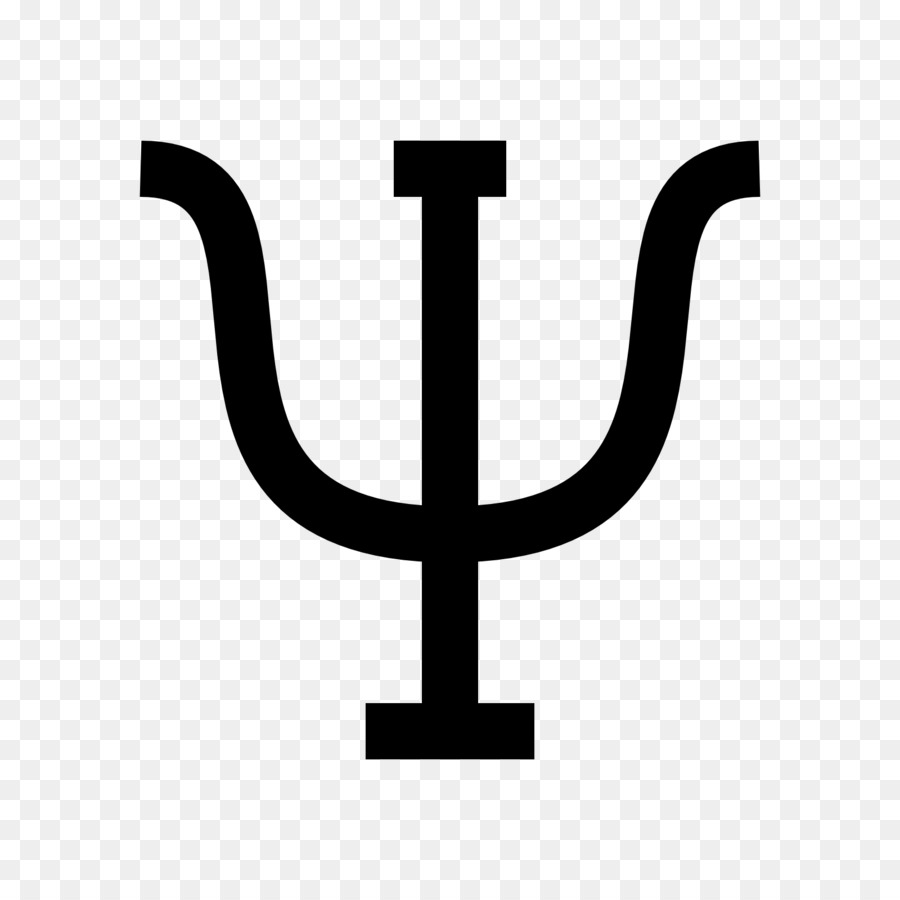
#> input picture Lec_6/PSI.jpg, 900 x 900 px, found by its file name
$ jupyter execute --allow-errors Convolution.ipynb   (older library calls are emulated)
#> lines starting #> are read from the running program, lines starting #| are printed output that depends on the picture; after the words box and inside, x2 and y2 are one past the last pixel; in counts of white or black regions, pixels touching at a corner belong together
<a href="https://colab.research.google.com/github/sraeisi/MachineLearning_Physics/blob/master/Lec_7/Convolution.ipynb" target="_parent"></a>

[cell 1]
import numpy as np
import matplotlib.pyplot as plt

from urllib.request import urlopen
from scipy.misc import imread

import cv2
import os


import warnings
warnings.filterwarnings('ignore')

img_size = 50

# Convolution Operation for Image Processing

Here we go through one of the useful tools in the field of image processing that makes the building block for some of the most powerful neural networks.

I should note that this is not specific to image processing and is well-known in probability, signal processing and may other fields.

[cell 2]
# Take these data z = f(x,y)
## Sometimes, we are looking for universal feaetures that
## are invariant under translation or scaling.


z_v = np.array([ [i>img_size/2 for i in range(img_size) ] for j in range(img_size) ] )
z_h = np.array([ [j>img_size/2 for i in range(img_size) ] for j in range(img_size) ] )
z_45 = np.array([ [j+i>img_size for i in range(img_size) ] for j in range(img_size) ] )
z_list = [z_v, z_h, z_45]
z_titles = ['Vertical Border','Horizontal Border','45 Border']

fig = plt.figure(figsize=(18, 5))
for i in range(3):
  ax = fig.add_subplot(1,3,i+1, title = z_titles[i])
  ax.imshow(z_list[i])
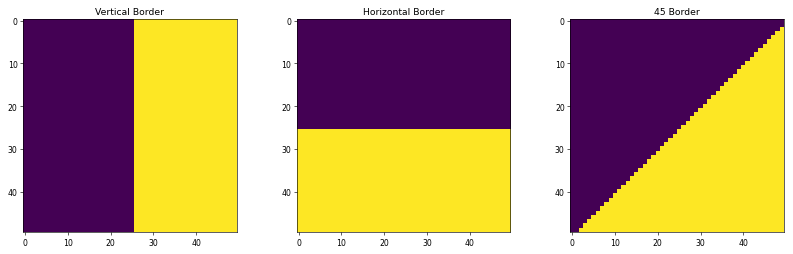
#> figure drawn by matplotlib, 3 panels

Convolution and using kernels is one of the well-known techniques for identifying these properties.

[cell 3]
kern_v = np.array([ [1,0,-1],[1,0,-1], [1,0,-1] ])
kern_h = kern_v.T
kern_45 = np.array([ [1,1,0],[1,0,-1], [0,-1,-1] ])
kern_list = [kern_v, kern_h, kern_45]
kern_titles = ['Vertical filter','Horizontal filter','45 filter']

[cell 4]
from scipy import ndimage

[cell 5]
fig = plt.figure(figsize=(18, 5))
for i in range(3):
  ax = fig.add_subplot(1,3,i+1, title = z_titles[i])
  ax.imshow(ndimage.convolve(z_list[i], kern_v))
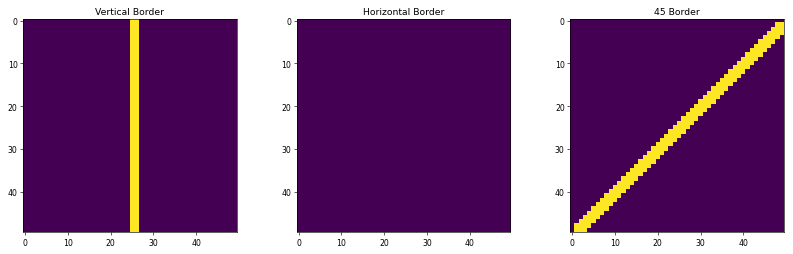
#> figure drawn by matplotlib, 3 panels

[cell 6]
fig = plt.figure(figsize=(18, 12))
for i in range(3):
  for j in range(3):
    ax = fig.add_subplot(3,3,i+3*j+1, title = z_titles[i]+'\n'+kern_titles[j])
    ax.imshow(ndimage.convolve(z_list[i], kern_list[j]))

plt.tight_layout()
plt.show()
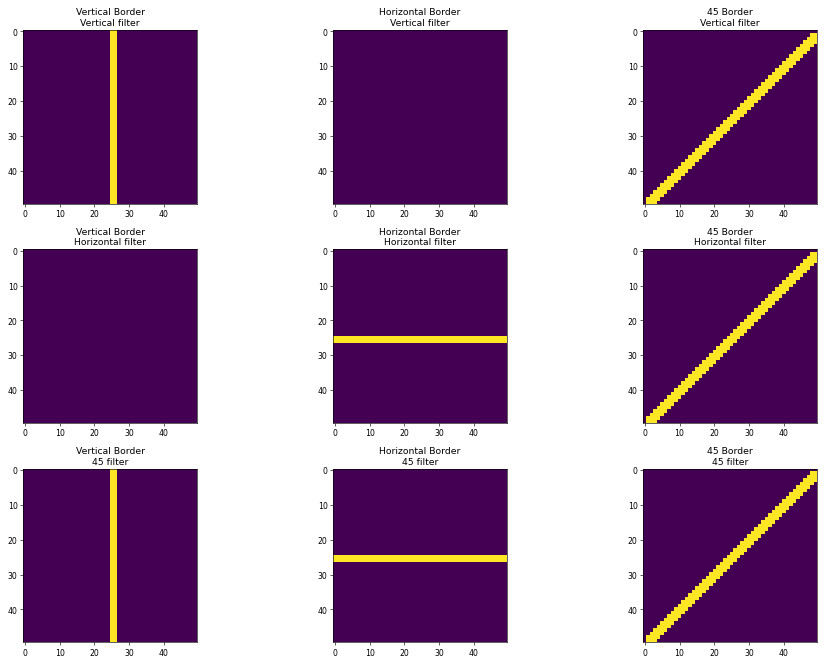
#> figure drawn by matplotlib, 9 panels

[cell 7]
'''
Here's a simple code for convolution operation for images.
It take in input the original image and the filter and
returns the convoluted image.
'''
def conv(image, kern):
  n_v, n_h = image.shape
  filt_v, filt_h = kern.shape
  n_out_v = n_v - filt_v +1
  n_out_h = n_h - filt_h +1

  output = np.zeros((n_out_v,n_out_h))

  for i in range(n_out_v):
    for j in range(n_out_h):
      x  = image[ i : i+filt_v , j : j+filt_h ]
      output[i,j] = np.sum(x*kern)

  return output

[cell 8]
test = conv(z_h, kern_h)
# print(test.shape)
plt.imshow(test)
# test
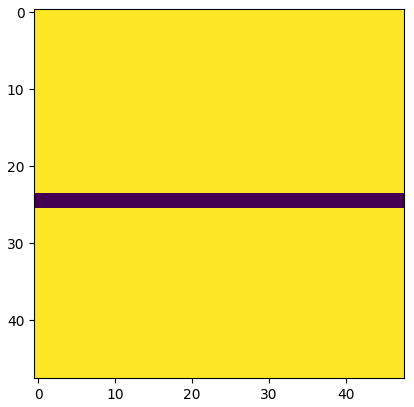
#> figure drawn by matplotlib, 1 panel

[cell 9]
url = 'https://raw.githubusercontent.com/sraeisi/MachineLearning_Physics/master/Lec_6/PSI.jpg'

with urlopen(url) as file:
    image = imread(file, 0)
#> image is the input picture: shape (900, 900); min 0, max 255, mean 215.1

print(image.shape)
#| (900, 900)
plt.imshow(image)

[cell 10]
ref_image = image.copy()
ref_image[np.where( image>150 )  ] = 0
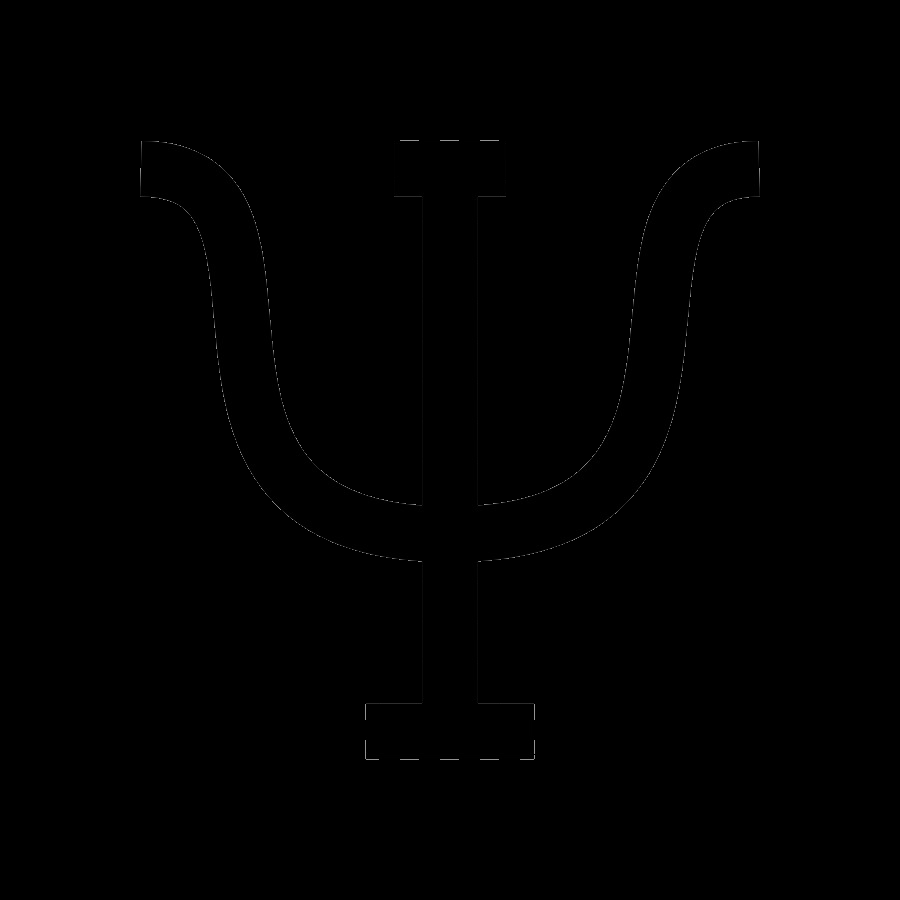
#> ref_image: shape (900, 900); min 0, max 150, mean 0.2
ref_image[np.where( image<=150 )  ] = 1
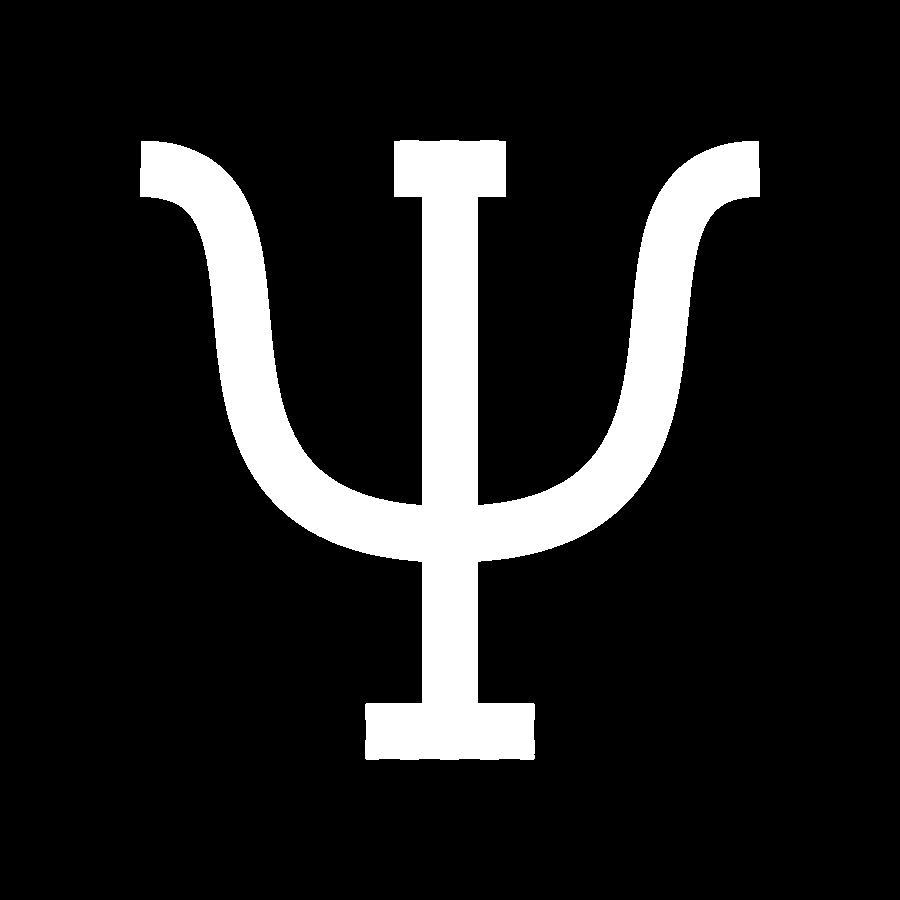
#> ref_image: shape (900, 900); values 0 (black) and 1 (white), 12.8% white; 1 white region, box (x1, y1, x2, y2) and area: (140, 140, 760, 760) 103292
plt.imshow(ref_image)

[cell 11]
titles = ['Vertical Border','Horizontal Border','45 Border']

fig = plt.figure(figsize=(18, 5))
for i in range(3):
  ax = fig.add_subplot(1,3,i+1, title = kern_titles[i])
  ax.imshow(ndimage.convolve(image, kern_list[i]))
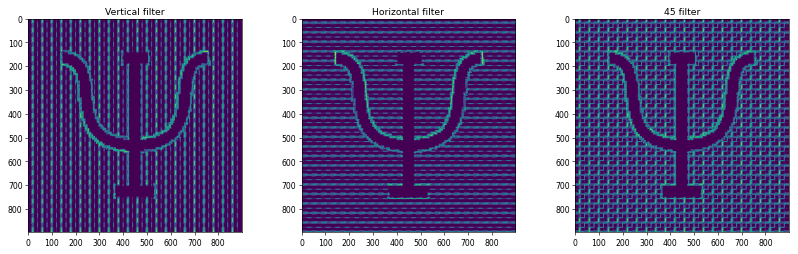
#> figure drawn by matplotlib, 3 panels
